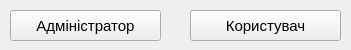
<?xml version="1.0" encoding="UTF-8"?>
<ui version="4.0">
 <class>users</class>
 <widget class="QWidget" name="users">
  <property name="geometry">
   <rect>
    <x>0</x>
    <y>0</y>
    <width>351</width>
    <height>50</height>
   </rect>
  </property>
  <property name="windowTitle">
   <string>Form</string>
  </property>
  <widget class="QPushButton" name="adminButton">
   <property name="geometry">
    <rect>
     <x>10</x>
     <y>10</y>
     <width>151</width>
     <height>31</height>
    </rect>
   </property>
   <property name="font">
    <font>
     <pointsize>11</pointsize>
    </font>
   </property>
   <property name="text">
    <string>Адміністратор</string>
   </property>
  </widget>
  <widget class="QPushButton" name="userButton">
   <property name="geometry">
    <rect>
     <x>190</x>
     <y>10</y>
     <width>151</width>
     <height>31</height>
    </rect>
   </property>
   <property name="font">
    <font>
     <pointsize>11</pointsize>
    </font>
   </property>
   <property name="text">
    <string>Користувач</string>
   </property>
  </widget>
 </widget>
 <resources/>
 <connections/>
</ui>
